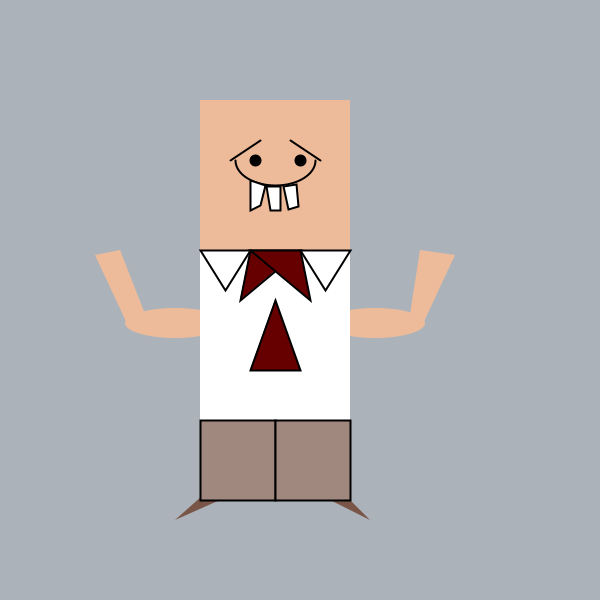
Frame 1 (no input)
Frame 60 (the mouse pressed at the canvas centre just before this capture): identical to frame 1, image omitted
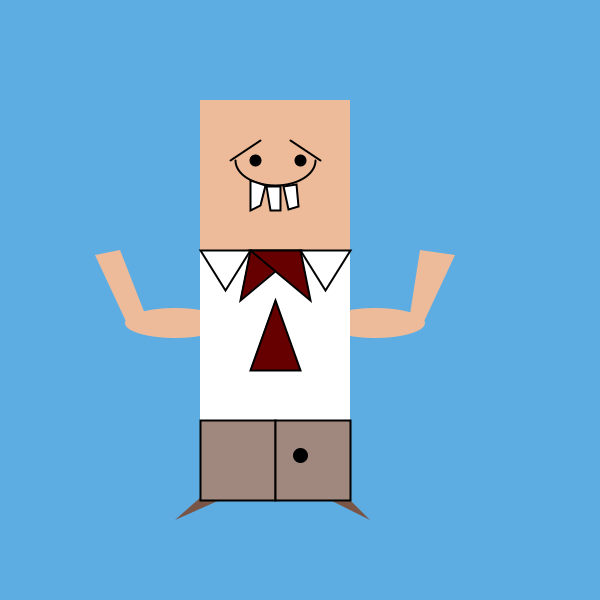
Frame 120 (the mouse held since frame 60 and released just before this capture)

The Processing sketch that drew these frames (run headless with seeded random() and noise(); from frame 60 on, the mouse is pressed at the canvas centre):

// Processing sketch: switchhomework
// ── switchhomework.pde
int sceneNumber = 0;
tear tt;

void setup(){
//fullScreen(1);
tt = new tear(300,160);
size(600,600);
}
//story
//character stands alone in first scene    
//character starts to cry in second scene
//character jumps and blows a kiss, is it raining?

void draw(){
  switch(sceneNumber){
    case 0 : 
    scene0();
    break;
    //after specifing case, you need a case setting and break
    case 1:
    scene1();
    break;
    case 2:
    scene2();
    break; 
    case 3:
    sceneNumber = 0;
    break;
    default:
    break;
    
  }
  println (mouseX + ", " + mouseY);
}

void mousePressed(){
//  if(sceneNumber != 2){ 
  sceneNumber++;
 // }
}

void scene0(){
   background(171, 178, 185);
   fill(237, 187, 153);
   noStroke();
   rect(200,100,150,150); //head

   
   ellipse(375,323, 100, 30);
   quad(410,314,420,250,455,255,420,330);
   ellipse(175,323,100,30);
   quad(145,314,120,250,95,255,130,330);
   
   fill(255);
   rect(200,250,150,170);//body
   
   stroke(0);
   strokeWeight(2);
   triangle(200,250,250,250,225,290); //triangle collar left
   
   triangle(300,250,350,250,325,290); // triangle collar right
   
   fill(102,0,0); //burgundy
   triangle(275,300,250,370,300,370); //tie
   
  noStroke();
  fill(121, 85, 72);
  triangle(175,520,220,500,220,480); //left shoe
  triangle(370,520,330,500,330,480); //right shoe
   
   stroke(0);
   fill(161, 136, 127);
   rect(200,420,75,80);
   rect(275,420,75,80); //pants
   
  noFill();
  arc(275, 160, 80, 50, 0, PI); //how to make it a frown
  

  fill(255);
  quad(250, 180, 265, 185, 260, 205, 250, 210);
  quad(266, 186, 280, 186, 280, 210, 270, 210); 
  quad(283, 186, 296, 184, 298, 206, 288, 209);//teeth
  

//translate(mouseX - 50, mouseY - 50); //how to only have this work on the heart
fill(102,0,0); //burgundy
beginShape(TRIANGLE_STRIP); //start of tie like shape
vertex(240, 300); //bottom left point x-10, y+50
vertex(250, 250); //top left point
vertex(300, 250); //topright point
vertex(310, 300); //bottom right point x+10, y+50
endShape();
     
   fill(0); 
   ellipse(255, 160, 10,10); //eye
   ellipse(300,160,10,10); //eye
 
   stroke(0);
   line(230, 160, 260, 140); //left eyebrow
   line(320,160,290,140);    //right eyebrow
   strokeWeight(5);
  
}

void scene1(){
background(93, 173, 226);

   fill(237, 187, 153);
   noStroke();
   rect(200,100,150,150); //head

   
   ellipse(375,323, 100, 30);
   quad(410,314,420,250,455,255,420,330);
   ellipse(175,323,100,30);
   quad(145,314,120,250,95,255,130,330);
   
   fill(255);
   rect(200,250,150,170);//body
   
   stroke(0);
   strokeWeight(2);
   triangle(200,250,250,250,225,290); //triangle collar left
   
   triangle(300,250,350,250,325,290); // triangle collar right
   
   fill(102,0,0); //burgundy
   triangle(275,300,250,370,300,370); //tie
   
  noStroke();
  fill(121, 85, 72);
  triangle(175,520,220,500,220,480); //left shoe
  triangle(370,520,330,500,330,480); //right shoe
   
   stroke(0);
   fill(161, 136, 127);
   rect(200,420,75,80);
   rect(275,420,75,80); //pants
   
  noFill();
  arc(275, 160, 80, 50, 0, PI); //how to make it a frown
  

  fill(255);
  quad(250, 180, 265, 185, 260, 205, 250, 210);
  quad(266, 186, 280, 186, 280, 210, 270, 210); 
  quad(283, 186, 296, 184, 298, 206, 288, 209);//teeth
  

//translate(mouseX - 50, mouseY - 50); //how to only have this work on the heart
fill(102,0,0); //burgundy
beginShape(TRIANGLE_STRIP); //start of tie like shape
vertex(240, 300); //bottom left point x-10, y+50
vertex(250, 250); //top left point
vertex(300, 250); //topright point
vertex(310, 300); //bottom right point x+10, y+50
endShape();
     
   fill(0); 
   ellipse(255, 160, 10,10); //eye
   ellipse(300,160,10,10); //eye
 
   stroke(0);
   line(230, 160, 260, 140); //left eyebrow
   line(320,160,290,140);    //right eyebrow
   strokeWeight(5);
   
   tt.display();
   tt.fall();
  
}

void scene2(){
background(231, 76, 60);

   fill(237, 187, 153);
   noStroke();
   rect(200,100,150,150); //head

   
   ellipse(375,323, 100, 30);
   quad(410,314,420,250,455,255,420,330);
   ellipse(175,323,100,30);
   quad(145,314,120,250,95,255,130,330);
   
   fill(255);
   rect(200,250,150,170);//body
   
   stroke(0);
   strokeWeight(2);
   triangle(200,250,250,250,225,290); //triangle collar left
   
   triangle(300,250,350,250,325,290); // triangle collar right
   
   fill(102,0,0); //burgundy
   triangle(275,300,250,370,300,370); //tie
   
  noStroke();
  fill(121, 85, 72);
  triangle(175,520,220,500,220,480); //left shoe
  triangle(370,520,330,500,330,480); //right shoe
   
   stroke(0);
   fill(161, 136, 127);
   rect(200,420,75,80);
   rect(275,420,75,80); //pants
   
  noFill();
  arc(275, 160, 80, 50, 0, PI); //how to make it a frown
  

  fill(255);
  quad(250, 180, 265, 185, 260, 205, 250, 210);
  quad(266, 186, 280, 186, 280, 210, 270, 210); 
  quad(283, 186, 296, 184, 298, 206, 288, 209);//teeth
  

//translate(mouseX - 50, mouseY - 50); //how to only have this work on the heart
fill(102,0,0); //burgundy
beginShape(TRIANGLE_STRIP); //start of tie like shape
vertex(240, 300); //bottom left point x-10, y+50
vertex(250, 250); //top left point
vertex(300, 250); //topright point
vertex(310, 300); //bottom right point x+10, y+50
endShape();
     
   fill(0); 
   ellipse(255, 160, 10,10); //eye
   ellipse(300,160,10,10); //eye
 
   stroke(0);
   line(230, 160, 260, 140); //left eyebrow
   line(320,160,290,140);    //right eyebrow
   strokeWeight(5);
  
   
}

void keyPressed(){
  if(key == 'o' || key == 'O'){
tt.y = 160;
//changing the y variable to where the i is
//it will always put tt back  

}
}

// ── tear.pde
//updates the y position to a greater position 
class tear{
  float x;
  float y;
  tear(float tempX, float tempY){
   x= tempX;
   y= tempY;
    
}
void fall(){
  y+=5; //y is equal to y = y + 10 
}

void display(){
ellipse(x,y,10,10);
}











}
